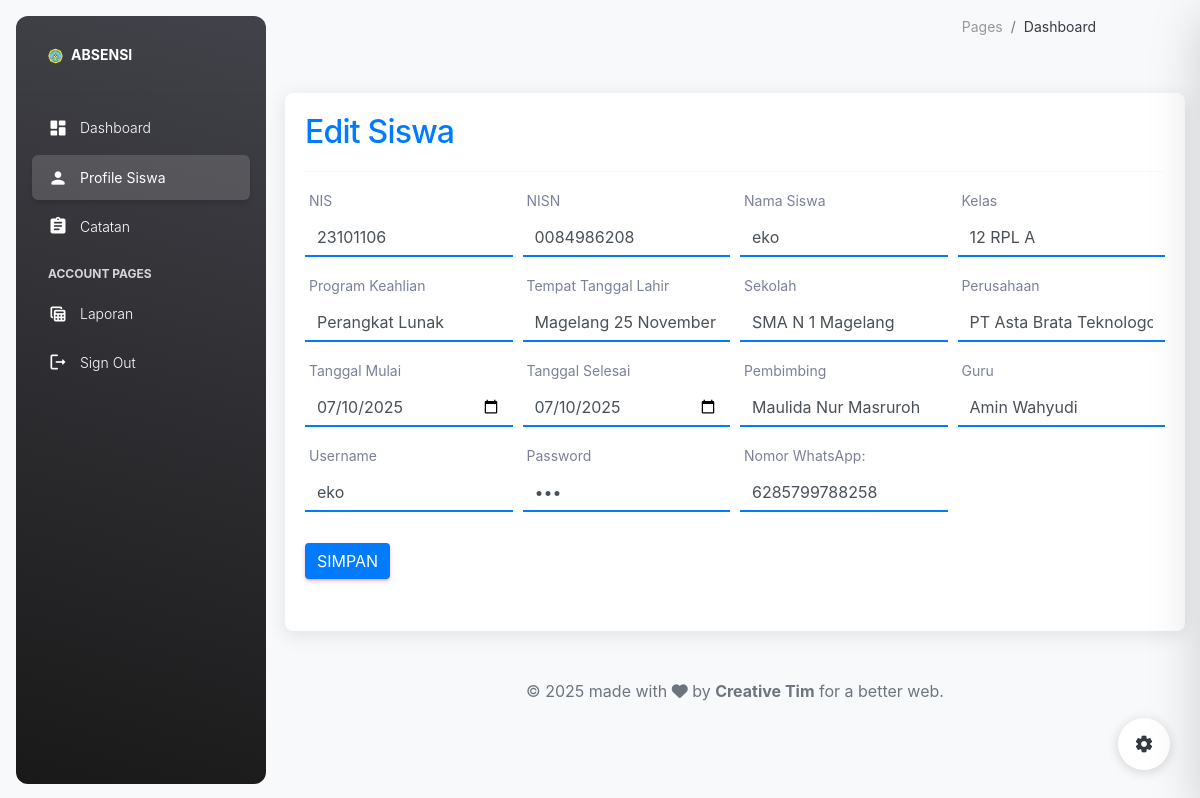
Before: /index.php?page=editsiswa&id_siswa=1 (signed in) with the older database file.
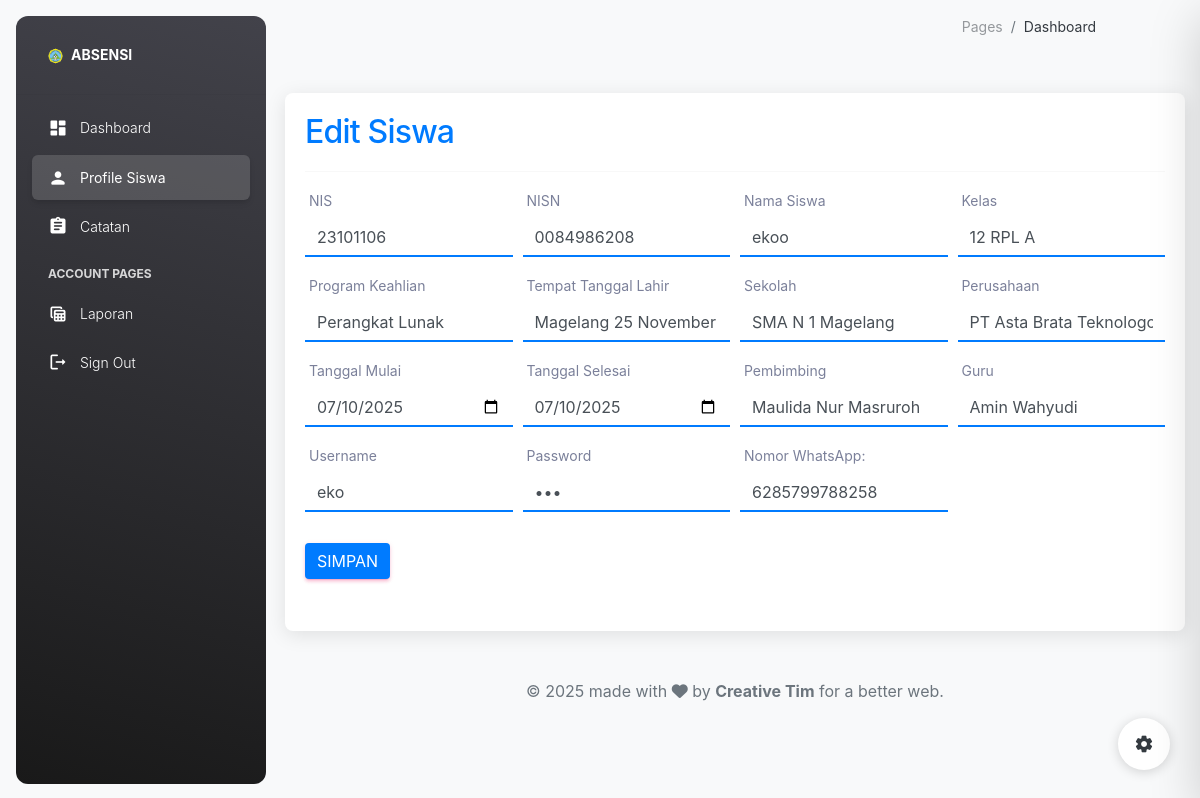
After: the same page with the newer database file.
### tables this page shows
CREATE TABLE `siswa` (
  `id_siswa` int(11) NOT NULL,
  `nis` varchar(15) NOT NULL,
  `nisn` varchar(15) NOT NULL,
  `nama_siswa` varchar(50) NOT NULL,
  `no_wa` varchar(20) NOT NULL,
  `kelas` varchar(10) NOT NULL,
  `pro_keahlian` varchar(20) NOT NULL,
  `TTL` varchar(100) NOT NULL,
  `id_sekolah` int(11) NOT NULL,
  `id_perusahaan` int(11) NOT NULL,
  `tanggal_mulai` date NOT NULL,
  `tanggal_selesai` date NOT NULL,
  `id_pembimbing` int(11) NOT NULL,
  `id_guru` int(11) NOT NULL,
  `username` varchar(20) NOT NULL,
  `password` varchar(20) NOT NULL
);

CREATE TABLE `sekolah` (
  `id_sekolah` int(11) NOT NULL,
  `nama_sekolah` varchar(50) NOT NULL,
  `alamat_sekolah` varchar(300) NOT NULL,
  `kepala_sekolah` varchar(25) NOT NULL,
  `logo_sekolah` varchar(255) DEFAULT NULL
);

CREATE TABLE `perusahaan` (
  `id_perusahaan` int(11) NOT NULL,
  `nama_perusahaan` varchar(50) NOT NULL,
  `alamat_perusahaan` varchar(300) NOT NULL
);

CREATE TABLE `pembimbing` (
  `id_pembimbing` int(11) NOT NULL,
  `nama_pembimbing` varchar(50) NOT NULL,
  `username` varchar(50) NOT NULL,
  `password` varchar(50) NOT NULL
);

CREATE TABLE `guru` (
  `id_guru` int(11) NOT NULL,
  `nama_guru` varchar(50) NOT NULL,
  `id_sekolah` int(11) NOT NULL,
  `username` varchar(20) NOT NULL,
  `password` varchar(20) NOT NULL
);

### pages/siswa/editsiswa.php (the view, shortened to what the changed rows need)
<?php include('koneksi.php');
?>
<!DOCTYPE html>
<html lang="id">
<head>
    <link rel="stylesheet" href="https://stackpath.bootstrapcdn.com/bootstrap/4.1.3/css/bootstrap.min.css">
</head>
<body>
    <div class="container">
        <h2>Edit Siswa</h2>
        <hr>
        <?php
        if (isset($_GET['id_siswa'])) {
            $id_siswa = $_GET['id_siswa'];
            $select = mysqli_query($coneksi, "SELECT * FROM siswa WHERE id_siswa='$id_siswa'") or die(mysqli_error($coneksi));
            if (mysqli_num_rows($select) == 0) {
                echo '<div class="alert alert-warning">ID siswa tidak ada dalam database.</div>';
                exit();
            } else {
                $data = mysqli_fetch_assoc($select);
            }
        }
        ?>
        <form action="" method="post" enctype="multipart/form-data">
            <div class="form-row">
                <div class="form-group col-md-3">
                    <label>NIS</label>
                    <input type="text" name="nis" class="form-control" value="<?php echo htmlspecialchars($data['nis']); ?>" required>
                </div>
                <div class="form-group col-md-3">
                    <label>NISN</label>
                    <input type="text" name="nisn" class="form-control" value="<?php echo htmlspecialchars($data['nisn']); ?>" required>
                </div>
                <div class="form-group col-md-3">
                    <label>Nama Siswa</label>
                    <input type="text" name="nama_siswa" class="form-control" value="<?php echo htmlspecialchars($data['nama_siswa']); ?>" required>
                </div>
                <div class="form-group col-md-3">
                    <label>Kelas</label>
                    <select name="kelas" class="form-control" required>
                        <option value="<?php echo htmlspecialchars($data['kelas']); ?>"><?php echo htmlspecialchars($data['kelas']); ?></option>
                    </select>
                </div>
                <div class="form-group col-md-3">
                    <label>Program Keahlian</label>
                    <select name="pro_keahlian" class="form-control" required>
                        <option value="<?php echo htmlspecialchars($data['pro_keahlian']); ?>"><?php echo htmlspecialchars($data['pro_keahlian']); ?></option>
                    </select>
                </div>
                <div class="form-group col-md-3">
                    <label>Tempat Tanggal Lahir</label>
                    <input type="text" name="TTL" class="form-control" value="<?php echo htmlspecialchars($data['TTL']); ?>" required>
                </div>
                <div class="form-group col-md-3">
                    <label>Sekolah</label>
                    <select name="id_sekolah" class="form-control" required>
                        <?php
                        $data_sekolah = mysqli_query($coneksi, "SELECT * FROM sekolah");
                        while ($row = mysqli_fetch_array($data_sekolah)) {
                        ?>
                            <option value="<?php echo htmlspecialchars($row['id_sekolah']); ?>" <?php echo ($row['id_sekolah'] == $data['id_sekolah']) ? 'selected' : ''; ?>><?php echo htmlspecialchars($row['nama_sekolah']); ?></option>
                        <?php } ?>
                    </select>
                </div>
                <div class="form-group col-md-3">
                    <label>Perusahaan</label>
                    <select name="id_perusahaan" class="form-control" required>
                        <?php
                        $data_perusahaan = mysqli_query($coneksi, "SELECT * FROM perusahaan");
                        while ($row = mysqli_fetch_array($data_perusahaan)) {
                        ?>
                            <option value="<?php echo htmlspecialchars($row['id_perusahaan']); ?>" <?php echo ($row['id_perusahaan'] == $data['id_perusahaan']) ? 'selected' : ''; ?>><?php echo htmlspecialchars($row['nama_perusahaan']); ?></option>
                        <?php } ?>
                    </select>
                </div>
                <div class="form-group col-md-3">
                    <label>Tanggal Mulai</label>
                    <input type="date" name="tanggal_mulai" class="form-control" value="<?php echo htmlspecialchars($data['tanggal_mulai']); ?>" required>
                </div>
                <div class="form-group col-md-3">
                    <label>Tanggal Selesai</label>
                    <input type="date" name="tanggal_selesai" class="form-control" value="<?php echo htmlspecialchars($data['tanggal_selesai']); ?>" required>
                </div>
                <div class="form-group col-md-3">
                    <label>Pembimbing</label>
                    <select name="id_pembimbing" class="form-control" required>
                        <?php
                        $data_pembimbing = mysqli_query($coneksi, "SELECT * FROM pembimbing");
                        while ($row = mysqli_fetch_array($data_pembimbing)) {
                        ?>
                            <option value="<?php echo htmlspecialchars($row['id_pembimbing']); ?>" <?php echo ($row['id_pembimbing'] == $data['id_pembimbing']) ? 'selected' : ''; ?>><?php echo htmlspecialchars($row['nama_pembimbing']); ?></option>
                        <?php } ?>
                    </select>
                </div>
                <div class="form-group col-md-3">
                    <label>Guru</label>
                    <select name="id_guru" class="form-control" required>
                        <?php
                        $data_guru = mysqli_query($coneksi, "SELECT * FROM guru");
                        while ($row = mysqli_fetch_array($data_guru)) {
                        ?>
                            <option value="<?php echo htmlspecialchars($row['id_guru']); ?>" <?php echo ($row['id_guru'] == $data['id_guru']) ? 'selected' : ''; ?>><?php echo htmlspecialchars($row['nama_guru']); ?></option>
                        <?php } ?>
                    </select>
                </div>
                <div class="form-group col-md-3">
                    <label>Username</label>
                    <input type="text" name="username" class="form-control" value="<?php echo htmlspecialchars($data['username']); ?>" required>
                </div>
                <div class="form-group col-md-3">
                    <label>Password</label>
                    <input type="password" name="password" class="form-control" value="<?php echo htmlspecialchars($data['password']); ?>" required>
                </div>
                <div class="form-group col-md-3">
                    <label>Nomor WhatsApp:</label>
                    <input type="text" name="no_wa" class="form-control" value="<?php echo htmlspecialchars($data['no_wa']); ?>" required>
                </div>
            </div>
            <div class="form-group">
                <input type="submit" name="submit" class="btn btn-primary" value="SIMPAN">
            </div>
        </form>
    </div>
</body>
</html>

Changed rows visible on the page:
changed siswa "12 RPL A": nama_siswa "eko" → "ekoo"
